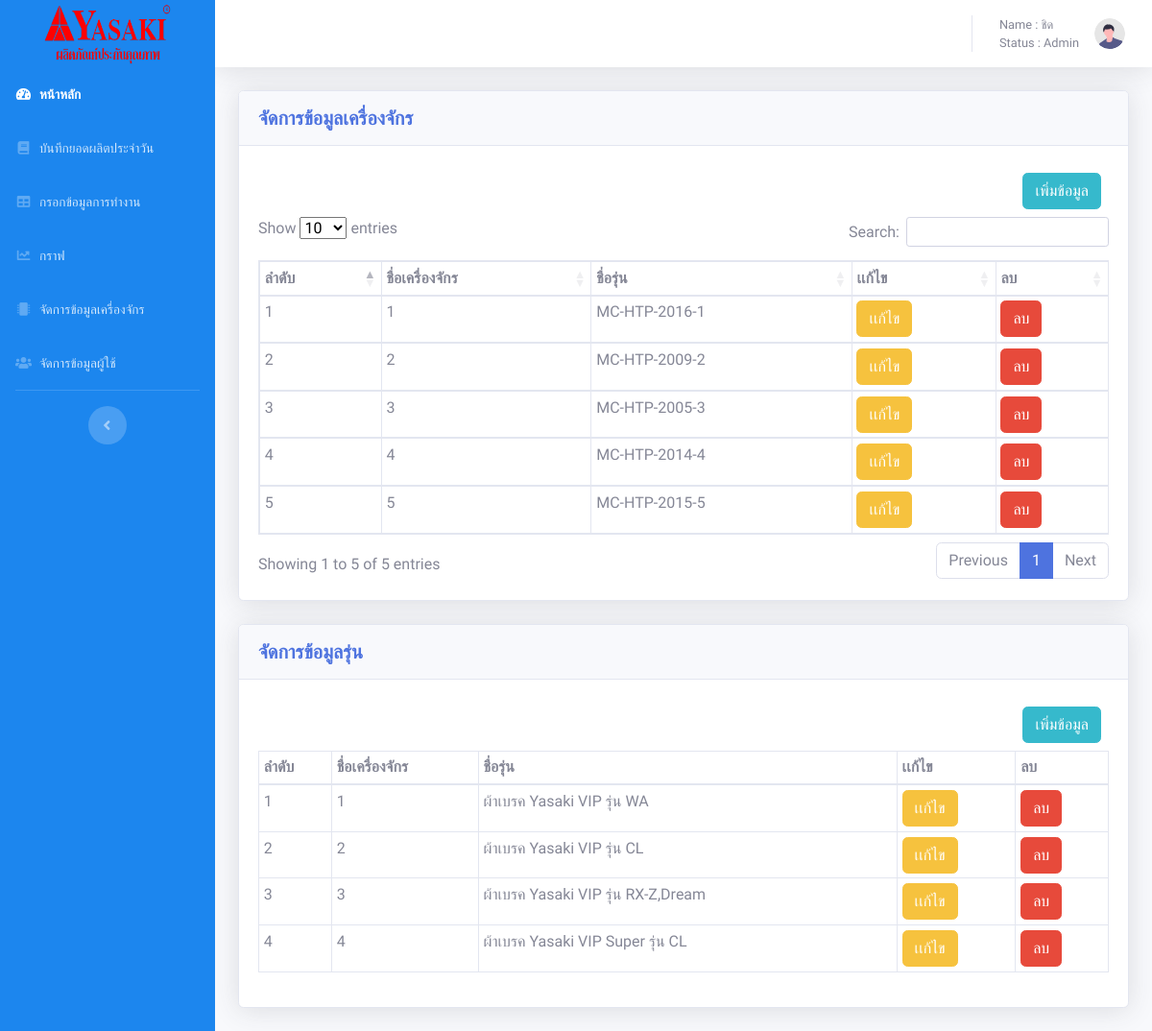
The page /admin/machine.php (signed in) on the database its author committed.
### tables this page shows
CREATE TABLE `machine` (
  `mac_id` int(50) NOT NULL,
  `mac_name` varchar(50) NOT NULL
);

CREATE TABLE `brand` (
  `b_id` int(50) NOT NULL,
  `b_name` varchar(50) NOT NULL
);

### admin/machine.php (the view, shortened to what this page needs)
<?php
include "config.php";
?>
<!DOCTYPE html>
<html lang="en">
<head>
      <link href="vendor/fontawesome-free/css/all.min.css" rel="stylesheet" type="text/css">
      <link href="css/sb-admin-2.min.css" rel="stylesheet">
      <link rel="stylesheet" type="text/css" href="https://cdn.datatables.net/1.12.1/css/dataTables.bootstrap5.min.css">
      <link rel="stylesheet" type="text/css" href="https://cdn.datatables.net/buttons/2.2.3/css/buttons.bootstrap5.min.css">
</head>
<body id="page-top" style="font-family: 'Pridi', serif;">
      <div id="wrapper">
            <ul class="navbar-nav sidebar sidebar-dark accordion" style="background-color: rgb(28 134 238);" id="accordionSidebar">
                  <a class="sidebar-brand d-flex align-items-center justify-content-center" href="home.php">
                        <div class="">
                              <img src="img/logo.png" height="65px" width="140px">
                        </div>
                  </a>
                  <li class="nav-item active">
                        <a class="nav-link" href="home.php">
                              <i class="fas fa-fw fa-tachometer-alt"></i>
                              <span>หน้าหลัก</span></a>
                  </li>
                  <li class="nav-item">
                        <a class="nav-link" href="tables.php">
                              <i class="fas fa-fw fa-book"></i>
                              <span>บันทึกยอดผลิตประจำวัน</span></a>
                  </li>
                  <li class="nav-item">
                        <a class="nav-link" href="form.php">
                              <i class="fas fa-fw fa-table"></i>
                              <span>กรอกข้อมูลการทำงาน</span></a>
                  </li>
                  <li class="nav-item">
                        <a class="nav-link" href="charts.php">
                              <i class="fas fa-fw fa-chart-line"></i>
                              <span>กราฟ</span></a>
                  </li>
                  <li class="nav-item">
                        <a class="nav-link" href="machine.php">
                              <i class="fas fa-fw fa-microchip"></i>
                              <span>จัดการข้อมูลเครื่องจักร</span></a>
                  </li>
                  <li class="nav-item">
                        <a class="nav-link" href="user.php">
                              <i class="fas fa-fw fa-users"></i>
                              <span>จัดการข้อมูลผู้ใช้</span></a>
                  </li>
                  <hr class="sidebar-divider d-none d-md-block">
                  <div class="text-center d-none d-md-inline">
                        <button class="rounded-circle border-0" id="sidebarToggle"></button>
                  </div>
            </ul>
            <div id="content-wrapper" class="d-flex flex-column">
                  <div id="content">
                        <nav class="navbar navbar-expand navbar-light bg-white topbar mb-4 static-top shadow">
                              <ul class="navbar-nav ml-auto">
                                    <li class="nav-item dropdown no-arrow">
                                          <a class="nav-link dropdown-toggle" href="#" id="userDropdown" role="button" data-toggle="dropdown" aria-haspopup="true" aria-expanded="false">
                                                <span class="mr-2 d-none d-lg-inline text-gray-600 small">Name : <?php echo $_SESSION["user"] ?> <br>Status : <?php echo $_SESSION["status"] ?> </span>
                                                <img class="img-profile rounded-circle" src="img/undraw_profile.svg">
                                          </a>
                                    </li>
                              </ul>
                        </nav>
                        <div class="container-fluid">
                              <div class="row">
                                    <div class="col-sm-12">
                                          <div class="card shadow mb-4">
                                                <div class="card-header py-3">
                                                      <h5 class="m-0 font-weight-bold text-primary">จัดการข้อมูลเครื่องจักร</h5>
                                                </div>
                                                <div class="card-body">
                                                      <div class="d-flex flex-row-reverse">
                                                            <div class="p-2"><a href="post/addmac.php"><button type="button" class="btn btn-info ">เพิ่มข้อมูล</button></a></div>
                                                      </div>
                                                      <table class="table table-bordered table-sm" id="dataTable" width="100%" cellspacing="0">
                                                            <thead>
                                                                  <tr>
                                                                        <th>ลำดับ</th>
                                                                        <th>ชื่อเครื่องจักร</th>
                                                                        <th>ชื่อรุ่น</th>
                                                                        <th>เเก้ไข</th>
                                                                        <th>ลบ</th>
                                                                  </tr>
                                                            </thead>
                                                            <tbody>
                                                                  <?php
                                                                  $sql = "SELECT * FROM `machine`";
                                                                  $re = mysqli_query($conn, $sql);
                                                                  foreach ($re as $k => $row) {
                                                                  ?>
                                                                        <tr>
                                                                              <td><?= ($k + 1) ?></td>
                                                                              <td><?= $row["mac_id"]; ?></td>
                                                                              <td><?= $row["mac_name"]; ?></td>
                                                                              <td><a href="post/editmac.php?id=<?= $row["master_id"] ?>"><button class="btn btn-warning ">เเก้ไข</button></a></td>
                                                                              <td><a href="post/delmac.php?id=<?= $row["master_id"] ?>"><button class="btn btn-danger ">ลบ</button></a></td>
                                                                        </tr>
                                                                  <?php
                                                                  }
                                                                  ?>
                                                            </tbody>
                                                      </table>
                                                </div>
                                          </div>
                                          <div class="card shadow mb-4">
                                                <div class="card-header py-3">
                                                      <h5 class="m-0 font-weight-bold text-primary">จัดการข้อมูลรุ่น</h5>
                                                </div>
                                                <div class="card-body">
                                                      <div class="d-flex flex-row-reverse">
                                                            <div class="p-2"><a href="post/addmac.php"><button type="button" class="btn btn-info ">เพิ่มข้อมูล</button></a></div>
                                                      </div>
                                                      <table class="table table-bordered table-sm" id="dataTable" width="100%" cellspacing="0">
                                                            <thead>
                                                                  <tr>
                                                                        <th>ลำดับ</th>
                                                                        <th>ชื่อเครื่องจักร</th>
                                                                        <th>ชื่อรุ่น</th>
                                                                        <th>เเก้ไข</th>
                                                                        <th>ลบ</th>
                                                                  </tr>
                                                            </thead>
                                                            <tbody>
                                                                  <?php
                                                                  $sql = "SELECT * FROM `brand` ";
                                                                  $re = mysqli_query($conn, $sql);
                                                                  foreach ($re as $k => $row) {
                                                                  ?>
                                                                        <tr>
                                                                              <td><?= ($k + 1) ?></td>
                                                                              <td><?= $row["b_id"]; ?></td>
                                                                              <td><?= $row["b_name"]; ?></td>
                                                                              <td><a href="post/editmac.php?id=<?= $row["master_id"] ?>"><button class="btn btn-warning ">เเก้ไข</button></a></td>
                                                                              <td><a href="post/delmac.php?id=<?= $row["master_id"] ?>"><button class="btn btn-danger ">ลบ</button></a></td>
                                                                        </tr>
                                                                  <?php
                                                                  }
                                                                  ?>
                                                            </tbody>
                                                      </table>
                                                </div>
                                          </div>
                                    </div>
                              </div>
                        </div>
                  </div>
            </div>
      </div>
</body>
</html>

### rows shown on the page
machine: mac_id "1", mac_name "MC-HTP-2016-1"
machine: mac_id "2", mac_name "MC-HTP-2009-2"
machine: mac_id "3", mac_name "MC-HTP-2005-3"
machine: mac_id "4", mac_name "MC-HTP-2014-4"
machine: mac_id "5", mac_name "MC-HTP-2015-5"
brand: b_id "1", b_name "ผ้าเบรค Yasaki VIP รุ่น WA"
brand: b_id "2", b_name "ผ้าเบรค Yasaki VIP รุ่น CL"
brand: b_id "3", b_name "ผ้าเบรค Yasaki VIP รุ่น RX-Z,Dream"
brand: b_id "4", b_name "ผ้าเบรค Yasaki VIP Super รุ่น CL"

### other values the page prints
$_SESSION["user"] "ชิด"
$_SESSION["status"] "Admin"
